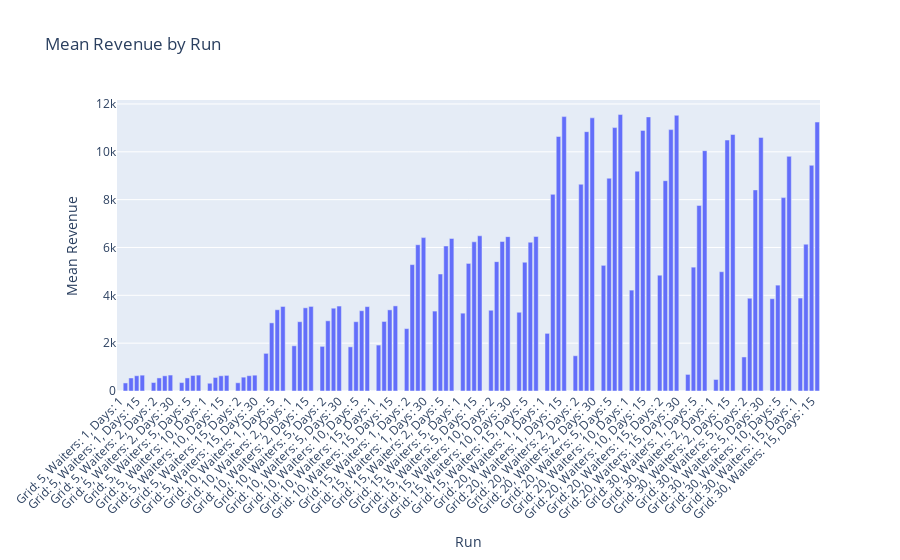

The cell this chart's notebook holds for it:
### Code cell
visualize_overview(overview)
best_results = results_list[best_run_counter]

### Figure 1 — Plotly figure (JSON) as saved in the notebook; plotly's stock layout.template omitted (floating-point values rounded to 4 significant figures)
{"data": [{"type": "bar", "x": ["Grid: 5, Waiters: 1, Days: 1", "Grid: 5, Waiters: 1, Days: 2", "Grid: 5, Waiters: 1, Days: 5", "Grid: 5, Waiters: 1, Days: 15", "Grid: 5, Waiters: 1, Days: 30", "Grid: 5, Waiters: 2, Days: 1", "Grid: 5, Waiters: 2, Days: 2", "Grid: 5, Waiters: 2, Days: 5", "Grid: 5, Waiters: 2, Days: 15", "Grid: 5, Waiters: 2, Days: 30", "Grid: 5, Waiters: 5, Days: 1", "Grid: 5, Waiters: 5, Days: 2", "Grid: 5, Waiters: 5, Days: 5", "Grid: 5, Waiters: 5, Days: 15", "Grid: 5, Waiters: 5, Days: 30", "Grid: 5, Waiters: 10, Days: 1", "Grid: 5, Waiters: 10, Days: 2", "Grid: 5, Waiters: 10, Days: 5", "Grid: 5, Waiters: 10, Days: 15", "Grid: 5, Waiters: 10, Days: 30", "Grid: 5, Waiters: 15, Days: 1", "Grid: 5, Waiters: 15, Days: 2", "Grid: 5, Waiters: 15, Days: 5", "Grid: 5, Waiters: 15, Days: 15", "Grid: 5, Waiters: 15, Days: 30", "Grid: 10, Waiters: 1, Days: 1", "Grid: 10, Waiters: 1, Days: 2", "Grid: 10, Waiters: 1, Days: 5", "Grid: 10, Waiters: 1, Days: 15", "Grid: 10, Waiters: 1, Days: 30", "Grid: 10, Waiters: 2, Days: 1", "Grid: 10, Waiters: 2, Days: 2", "Grid: 10, Waiters: 2, Days: 5", "Grid: 10, Waiters: 2, Days: 15", "Grid: 10, Waiters: 2, Days: 30", "Grid: 10, Waiters: 5, Days: 1", "Grid: 10, Waiters: 5, Days: 2", "Grid: 10, Waiters: 5, Days: 5", "Grid: 10, Waiters: 5, Days: 15", "Grid: 10, Waiters: 5, Days: 30", "Grid: 10, Waiters: 10, Days: 1", "Grid: 10, Waiters: 10, Days: 2", "Grid: 10, Waiters: 10, Days: 5", "Grid: 10, Waiters: 10, Days: 15", "Grid: 10, Waiters: 10, Days: 30", "Grid: 10, Waiters: 15, Days: 1", "Grid: 10, Waiters: 15, Days: 2", "Grid: 10, Waiters: 15, Days: 5", "Grid: 10, Waiters: 15, Days: 15", "Grid: 10, Waiters: 15, Days: 30", "Grid: 15, Waiters: 1, Days: 1", "Grid: 15, Waiters: 1, Days: 2", "Grid: 15, Waiters: 1, Days: 5", "Grid: 15, Waiters: 1, Days: 15", "Grid: 15, Waiters: 1, Days: 30", "Grid: 15, Waiters: 2, Days: 1", "Grid: 15, Waiters: 2, Days: 2", "Grid: 15, Waiters: 2, Days: 5", "Grid: 15, Waiters: 2, Days: 15", "Grid: 15, Waiters: 2, Days: 30", "Grid: 15, Waiters: 5, Days: 1", "Grid: 15, Waiters: 5, Days: 2", "Grid: 15, Waiters: 5, Days: 5", "Grid: 15, Waiters: 5, Days: 15", "Grid: 15, Waiters: 5, Days: 30", "Grid: 15, Waiters: 10, Days: 1", "Grid: 15, Waiters: 10, Days: 2", "Grid: 15, Waiters: 10, Days: 5", "Grid: 15, Waiters: 10, Days: 15", "Grid: 15, Waiters: 10, Days: 30", "Grid: 15, Waiters: 15, Days: 1", "Grid: 15, Waiters: 15, Days: 2", "Grid: 15, Waiters: 15, Days: 5", "Grid: 15, Waiters: 15, Days: 15", "Grid: 15, Waiters: 15, Days: 30", "Grid: 20, Waiters: 1, Days: 1", "Grid: 20, Waiters: 1, Days: 2", "Grid: 20, Waiters: 1, Days: 5", "Grid: 20, Waiters: 1, Days: 15", "Grid: 20, Waiters: 1, Days: 30", "Grid: 20, Waiters: 2, Days: 1", "Grid: 20, Waiters: 2, Days: 2", "Grid: 20, Waiters: 2, Days: 5", "Grid: 20, Waiters: 2, Days: 15", "Grid: 20, Waiters: 2, Days: 30", "Grid: 20, Waiters: 5, Days: 1", "Grid: 20, Waiters: 5, Days: 2", "Grid: 20, Waiters: 5, Days: 5", "Grid: 20, Waiters: 5, Days: 15", "Grid: 20, Waiters: 5, Days: 30", "Grid: 20, Waiters: 10, Days: 1", "Grid: 20, Waiters: 10, Days: 2", "Grid: 20, Waiters: 10, Days: 5", "Grid: 20, Waiters: 10, Days: 15", "Grid: 20, Waiters: 10, Days: 30", "Grid: 20, Waiters: 15, Days: 1", "Grid: 20, Waiters: 15, Days: 2", "Grid: 20, Waiters: 15, Days: 5", "Grid: 20, Waiters: 15, Days: 15", "Grid: 20, Waiters: 15, Days: 30", "Grid: 30, Waiters: 1, Days: 1", "Grid: 30, Waiters: 1, Days: 2", "Grid: 30, Waiters: 1, Days: 5", "Grid: 30, Waiters: 1, Days: 15", "Grid: 30, Waiters: 1, Days: 30", "Grid: 30, Waiters: 2, Days: 1", "Grid: 30, Waiters: 2, Days: 2", "Grid: 30, Waiters: 2, Days: 5", "Grid: 30, Waiters: 2, Days: 15", "Grid: 30, Waiters: 2, Days: 30", "Grid: 30, Waiters: 5, Days: 1", "Grid: 30, Waiters: 5, Days: 2", "Grid: 30, Waiters: 5, Days: 5", "Grid: 30, Waiters: 5, Days: 15", "Grid: 30, Waiters: 5, Days: 30", "Grid: 30, Waiters: 10, Days: 1", "Grid: 30, Waiters: 10, Days: 2", "Grid: 30, Waiters: 10, Days: 5", "Grid: 30, Waiters: 10, Days: 15", "Grid: 30, Waiters: 10, Days: 30", "Grid: 30, Waiters: 15, Days: 1", "Grid: 30, Waiters: 15, Days: 2", "Grid: 30, Waiters: 15, Days: 5", "Grid: 30, Waiters: 15, Days: 15", "Grid: 30, Waiters: 15, Days: 30"], "y": [0, 336.6, 544.7, 638.9, 662.1, 0, 354.4, 546.7, 635.1, 666.2, 0, 351.9, 546.7, 648.7, 664.9, 0, 323.9, 566.1, 635.8, 653.1, 0, 344.2, 578.3, 640.6, 661.1, 0, 1573.0, 2849.0, 3397.0, 3533.0, 0, 1890.0, 2897.0, 3478.0, 3536.0, 0, 1867.0, 2935.0, 3462.0, 3552.0, 0, 1846.0, 2897.0, 3356.0, 3528.0, 0, 1920.0, 2907.0, 3392.0, 3558.0, 0, 2609.0, 5284.0, 6115.0, 6412.0, 0, 3341.0, 4891.0, 6064.0, 6377.0, 0, 3254.0, 5334.0, 6237.0, 6488.0, 0, 3376.0, 5408.0, 6250.0, 6453.0, 0, 3292.0, 5384.0, 6219.0, 6458.0, 0, 2410.0, 8220.0, 10640.0, 11470.0, 0, 1474.0, 8642.0, 10840.0, 11420.0, 0, 5253.0, 8895.0, 11010.0, 11560.0, 0, 4218.0, 9190.0, 10890.0, 11460.0, 0, 4840.0, 8791.0, 10930.0, 11520.0, 0, 693.6, 5178.0, 7757.0, 10050.0, 0, 481.9, 4987.0, 10490.0, 10720.0, 0, 1423.0, 3878.0, 8406.0, 10600.0, 0, 3858.0, 4426.0, 8085.0, 9809, 0, 3886.0, 6137.0, 9435, 11240.0]}], "layout": {"title": {"text": "Mean Revenue by Run"}, "xaxis": {"tickangle": -45, "title": {"text": "Run"}}, "yaxis": {"title": {"text": "Mean Revenue"}}}}
